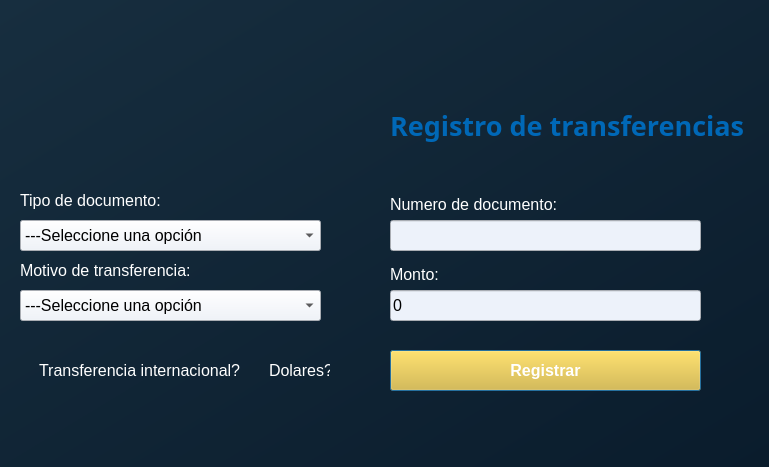
<?xml version="1.0" encoding="UTF-8"?>
<ui version="4.0">
 <class>Dialog</class>
 <widget class="QDialog" name="Dialog">
  <property name="windowModality">
   <enum>Qt::ApplicationModal</enum>
  </property>
  <property name="geometry">
   <rect>
    <x>0</x>
    <y>0</y>
    <width>769</width>
    <height>467</height>
   </rect>
  </property>
  <property name="font">
   <font>
    <family>Segoe UI Black</family>
    <bold>true</bold>
   </font>
  </property>
  <property name="windowTitle">
   <string>Registrar Transacciones</string>
  </property>
  <property name="windowIcon">
   <iconset>
    <normaloff>../icon.png</normaloff>../icon.png</iconset>
  </property>
  <property name="styleSheet">
   <string notr="true">background: qlineargradient(spread:pad, x1:0, y1:0, x2:1, y2:1, stop:0 rgba(23, 46, 63, 255), stop:1 rgba(10, 28, 44, 255));</string>
  </property>
  <widget class="QLabel" name="label_3">
   <property name="geometry">
    <rect>
     <x>390</x>
     <y>100</y>
     <width>361</width>
     <height>51</height>
    </rect>
   </property>
   <property name="font">
    <font>
     <family>Segoe UI Black</family>
     <pointsize>20</pointsize>
     <bold>true</bold>
    </font>
   </property>
   <property name="autoFillBackground">
    <bool>false</bool>
   </property>
   <property name="styleSheet">
    <string notr="true">color: #0068b7;
background-color: transparent;</string>
   </property>
   <property name="text">
    <string>Registro de transferencias</string>
   </property>
  </widget>
  <widget class="QLabel" name="label_4">
   <property name="geometry">
    <rect>
     <x>20</x>
     <y>180</y>
     <width>191</width>
     <height>41</height>
    </rect>
   </property>
   <property name="font">
    <font>
     <pointsize>12</pointsize>
     <bold>false</bold>
    </font>
   </property>
   <property name="autoFillBackground">
    <bool>false</bool>
   </property>
   <property name="styleSheet">
    <string notr="true">color: #fff;
background-color: transparent;</string>
   </property>
   <property name="text">
    <string>Tipo de documento:</string>
   </property>
  </widget>
  <widget class="QLabel" name="label_6">
   <property name="geometry">
    <rect>
     <x>390</x>
     <y>179</y>
     <width>191</width>
     <height>51</height>
    </rect>
   </property>
   <property name="font">
    <font>
     <pointsize>12</pointsize>
     <bold>false</bold>
    </font>
   </property>
   <property name="autoFillBackground">
    <bool>false</bool>
   </property>
   <property name="styleSheet">
    <string notr="true">color: #fff;
background-color: transparent;</string>
   </property>
   <property name="text">
    <string>Numero de documento:</string>
   </property>
  </widget>
  <widget class="QComboBox" name="comboBox">
   <property name="geometry">
    <rect>
     <x>20</x>
     <y>220</y>
     <width>301</width>
     <height>31</height>
    </rect>
   </property>
   <property name="font">
    <font>
     <pointsize>12</pointsize>
    </font>
   </property>
   <property name="styleSheet">
    <string notr="true">background:#EDF2FA ;
</string>
   </property>
   <item>
    <property name="text">
     <string>---Seleccione una opción</string>
    </property>
   </item>
   <item>
    <property name="text">
     <string>DNI - Documento Nacional de Identidad</string>
    </property>
   </item>
   <item>
    <property name="text">
     <string>PSS - Pasaporte</string>
    </property>
   </item>
   <item>
    <property name="text">
     <string>VISA</string>
    </property>
   </item>
  </widget>
  <widget class="QLabel" name="label_5">
   <property name="geometry">
    <rect>
     <x>-20</x>
     <y>20</y>
     <width>281</width>
     <height>161</height>
    </rect>
   </property>
   <property name="styleSheet">
    <string notr="true">background: transparent;</string>
   </property>
   <property name="text">
    <string/>
   </property>
   <property name="pixmap">
    <pixmap>../proyecto.png</pixmap>
   </property>
   <property name="scaledContents">
    <bool>true</bool>
   </property>
   <property name="alignment">
    <set>Qt::AlignCenter</set>
   </property>
  </widget>
  <widget class="QLineEdit" name="lineEdit">
   <property name="geometry">
    <rect>
     <x>390</x>
     <y>220</y>
     <width>311</width>
     <height>31</height>
    </rect>
   </property>
   <property name="font">
    <font>
     <pointsize>12</pointsize>
    </font>
   </property>
   <property name="styleSheet">
    <string notr="true">background: #EDF2FA;</string>
   </property>
  </widget>
  <widget class="QComboBox" name="comboBox_2">
   <property name="geometry">
    <rect>
     <x>20</x>
     <y>290</y>
     <width>301</width>
     <height>31</height>
    </rect>
   </property>
   <property name="font">
    <font>
     <pointsize>12</pointsize>
    </font>
   </property>
   <property name="styleSheet">
    <string notr="true">background:#EDF2FA ;
</string>
   </property>
   <item>
    <property name="text">
     <string>---Seleccione una opción</string>
    </property>
   </item>
   <item>
    <property name="text">
     <string>Honorarios/Servicios técnicos</string>
    </property>
   </item>
   <item>
    <property name="text">
     <string>Alquiler/Giros</string>
    </property>
   </item>
   <item>
    <property name="text">
     <string>Donaciones</string>
    </property>
   </item>
  </widget>
  <widget class="QLabel" name="label_7">
   <property name="geometry">
    <rect>
     <x>20</x>
     <y>250</y>
     <width>191</width>
     <height>41</height>
    </rect>
   </property>
   <property name="font">
    <font>
     <pointsize>12</pointsize>
     <bold>false</bold>
    </font>
   </property>
   <property name="autoFillBackground">
    <bool>false</bool>
   </property>
   <property name="styleSheet">
    <string notr="true">color: #fff;
background-color: transparent;</string>
   </property>
   <property name="text">
    <string>Motivo de transferencia:</string>
   </property>
  </widget>
  <widget class="QLabel" name="label_8">
   <property name="geometry">
    <rect>
     <x>390</x>
     <y>249</y>
     <width>191</width>
     <height>51</height>
    </rect>
   </property>
   <property name="font">
    <font>
     <pointsize>12</pointsize>
     <bold>false</bold>
    </font>
   </property>
   <property name="autoFillBackground">
    <bool>false</bool>
   </property>
   <property name="styleSheet">
    <string notr="true">color: #fff;
background-color: transparent;</string>
   </property>
   <property name="text">
    <string>Monto:</string>
   </property>
  </widget>
  <widget class="QLineEdit" name="lineEdit_2">
   <property name="geometry">
    <rect>
     <x>390</x>
     <y>290</y>
     <width>311</width>
     <height>31</height>
    </rect>
   </property>
   <property name="font">
    <font>
     <pointsize>12</pointsize>
    </font>
   </property>
   <property name="styleSheet">
    <string notr="true">background: #EDF2FA;</string>
   </property>
   <property name="text">
    <string>0</string>
   </property>
  </widget>
  <widget class="QCheckBox" name="checkBox">
   <property name="geometry">
    <rect>
     <x>20</x>
     <y>360</y>
     <width>231</width>
     <height>21</height>
    </rect>
   </property>
   <property name="font">
    <font>
     <pointsize>12</pointsize>
    </font>
   </property>
   <property name="styleSheet">
    <string notr="true">background: transparent;
color: #fff;</string>
   </property>
   <property name="text">
    <string>Transferencia internacional?</string>
   </property>
  </widget>
  <widget class="QCheckBox" name="checkBox_2">
   <property name="geometry">
    <rect>
     <x>250</x>
     <y>360</y>
     <width>81</width>
     <height>21</height>
    </rect>
   </property>
   <property name="font">
    <font>
     <pointsize>12</pointsize>
    </font>
   </property>
   <property name="styleSheet">
    <string notr="true">background: transparent;
color: #fff;</string>
   </property>
   <property name="text">
    <string>Dolares?</string>
   </property>
  </widget>
  <widget class="QPushButton" name="btnAcceder">
   <property name="geometry">
    <rect>
     <x>390</x>
     <y>350</y>
     <width>311</width>
     <height>41</height>
    </rect>
   </property>
   <property name="font">
    <font>
     <pointsize>12</pointsize>
     <bold>true</bold>
    </font>
   </property>
   <property name="cursor">
    <cursorShape>PointingHandCursor</cursorShape>
   </property>
   <property name="styleSheet">
    <string notr="true">background: #E8B820;
color: #fff;</string>
   </property>
   <property name="text">
    <string>Registrar</string>
   </property>
  </widget>
 </widget>
 <resources/>
 <connections/>
</ui>
